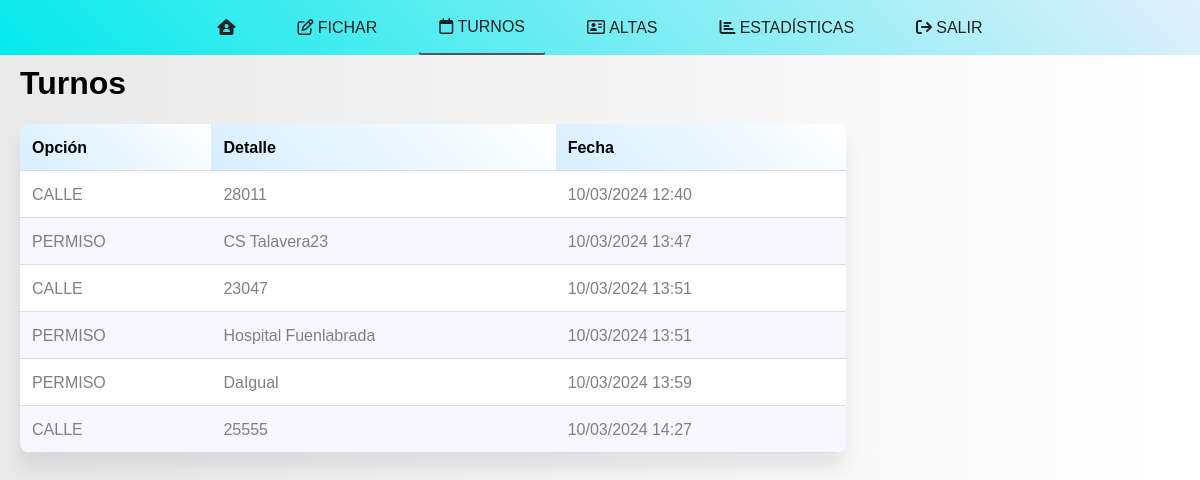
The page /ver_turnos (signed in) on the database as committed earlier.
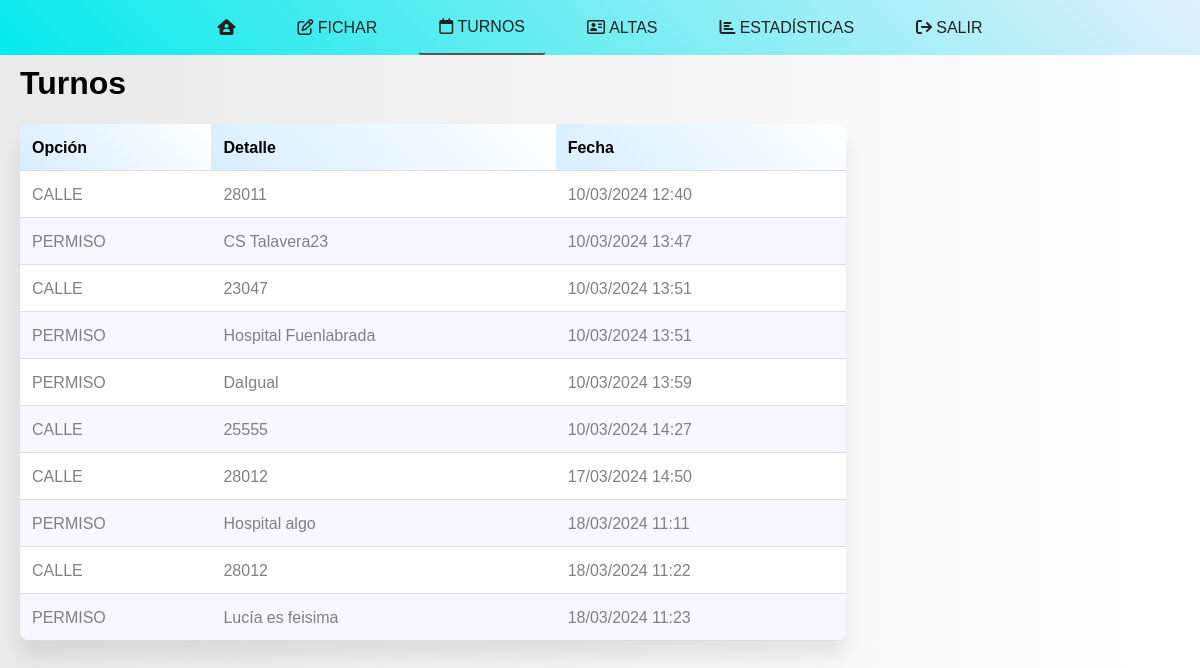
The same page on the database as committed later.
### app.py (models this page shows, shortened)
class Turno(db.Model):
    id = db.Column(db.Integer, primary_key=True)
    usuario_id = db.Column(db.Integer, db.ForeignKey('user.id'), nullable=False)
    usuario = db.relationship('User', backref=db.backref('turnos', lazy=True))
    opcion = db.Column(db.String(10), nullable=False)
    sitio = db.Column(db.String(100))
    codigo_postal = db.Column(db.String(10))
    fecha_inicio = db.Column(db.DateTime, default=datetime.now)
    fecha_cierre = db.Column(db.DateTime)

### app.py (the view)
@app.route('/ver_turnos', methods=['GET'])
@login_required
def ver_turnos():
    turnos = Turno.query.filter_by(usuario_id=current_user.username).all()
    return render_template('ver_turnos.html', turnos=turnos, active_tab= 'ver_turnos')

### app.py (called while the page is built)
@login_manager.user_loader
def load_user(user_id):
    return User.query.get(int(user_id))

### templates/ver_turnos.html (shortened to what this page needs)
<!DOCTYPE html>
<html>
<head>
    <link rel="preload" href="{{ url_for('static', filename='font-awesome/css/all.min.css') }}" as="style" onload="this.onload=null;this.rel='stylesheet'">
    <link rel="stylesheet" type="text/css" href="{{ url_for('static', filename='styles.css') }}">
    <link rel="stylesheet" href="https://cdnjs.cloudflare.com/ajax/libs/font-awesome/6.5.1/css/all.min.css" integrity=xsha384-9HF2NvP+qcW7y+Q3PzCZI8dkxkX87CPvzALZ3KEU9e3+Em4sL0vo4o8r05a9kF2k">
    <link href="https://fonts.cdnfonts.com/css/noto-sans-medefaidrin" rel="stylesheet">
</head>
<body>
    {% include 'navbar.html'%}
    <div style="margin-top: 60px" class="container">
        <h1>Turnos</h1>
        <table>
            <tr>
                <th>Opción</th>
                <th>Detalle</th>
                <th>Fecha</th>
            </tr>
            {% for turno in turnos %}
            <tr>
                <td>{{ turno.opcion.upper() }}</td>
                <td>
                    {% if turno.opcion == 'permiso' %}
                        {{ turno.sitio }}
                    {% else %}
                        {{ turno.codigo_postal }}
                    {% endif %}
                </td>
                <td>{{ turno.fecha_inicio.strftime('%d/%m/%Y %H:%M') }}</td>
            </tr>
            {% endfor %}
        </table>
    </div>
</body>
</html>

### templates/navbar.html (shortened to what this page needs)
<!DOCTYPE html>
<html>
<head>
    <link rel="stylesheet" href="https://cdnjs.cloudflare.com/ajax/libs/font-awesome/6.5.1/css/all.min.css">
    <link href="https://fonts.cdnfonts.com/css/noto-sans-medefaidrin" rel="stylesheet">
</head>
<body>
    <div class="navbar">
        <a href="{{url_for('dashboard')}}" class="{% if active_tab == 'dashboard' %}active{% endif %}">
            <i class="fa-solid fa-house-user"></i>
        </a>
        <a href="{{url_for('fichar_turno')}}" class="{% if active_tab == 'fichar_turno' %}active{% endif %}">
            <i class="fa-regular fa-pen-to-square"></i>
                        <span>FICHAR</span>
        </a>
        <a href="{{url_for('ver_turnos')}}" class="{% if active_tab == 'ver_turnos' %}active{% endif %}"><i class="fa-regular fa-calendar"></i> TURNOS</a>
        <a href="{{url_for('altasocios')}}" class="{% if active_tab == 'altasocios' %}active{% endif %}"><i class="fa-regular fa-address-card"></i> ALTAS</a>
        <a href="{{url_for('socioscaptados')}}" class="{% if active_tab == 'socioscaptados' %}active{% endif %}"><i class="fas fa-chart-bar"></i> ESTADÍSTICAS</a>
        <a href="{{url_for('logout')}}" class="{% if active_tab == 'logout' %}active{% endif %}"><i class="fa-solid fa-arrow-right-from-bracket"></i> SALIR</a>
    </div>
</body>
</html>

### static/styles.css (style rules this page uses)
body { margin: 0; padding: 0; background-image: linear-gradient(90deg, #e9e9e9 0%, #ffffff 100%); font-family: 'Noto Sans Medefaidrin', sans-serif; }
.container { animation: transitionIn 0.55s; padding-left: 20px; }
.navbar { background-image:linear-gradient(45deg, #04eaea 0%, #e2f0fb 100%); overflow: hidden; position: fixed; top: 0; height: auto; width: 100%; text-align: center; z-index: 1000; display: flex; justify-content: center; align-items: center; }
.navbar a { display: inline-block; color: #232222; padding: 14px 20px; text-decoration: none; margin: 0 10px; border: 1px solid transparent; border-radius: 4px; transition: border-color 0.3s ease; }
.navbar a i { margin-bottom: 5px; }
.navbar a.active { border-bottom: 2px solid #545659; }
table { border-collapse: collapse; width: 70%; border-radius: 10px; overflow: hidden; font-family: Lato; font-size: 16px; color: gray; float: left; box-shadow: 0 16px 17px rgba(0, 0, 0, 0.08); }
th, td { font-family: 'Noto Sans Medefaidrin', sans-serif; border-bottom: 1px solid #ddd; padding: 12px; text-align: left; }
th { font-family: 'Noto Sans Medefaidrin', sans-serif; background-image:linear-gradient(45deg, #d7eeff 0%, #ffffff 100%); color: rgb(0, 0, 0); }
tr:nth-child(odd) { font-family: 'Noto Sans Medefaidrin', sans-serif; background-color: #f8f6ff; }
tr:nth-child(even) { font-family: 'Noto Sans Medefaidrin', sans-serif; background-color: white; }

Rows that differ between the two databases and show on the page:
added Turno: opcion "CALLE", codigo_postal "28012", fecha_inicio "17/03/2024 14:50"
added Turno: opcion "PERMISO", sitio "Hospital algo", fecha_inicio "18/03/2024 11:11"
added Turno: opcion "CALLE", codigo_postal "28012", fecha_inicio "18/03/2024 11:22"
added Turno: opcion "PERMISO", sitio "Lucía es feisima", fecha_inicio "18/03/2024 11:23"
